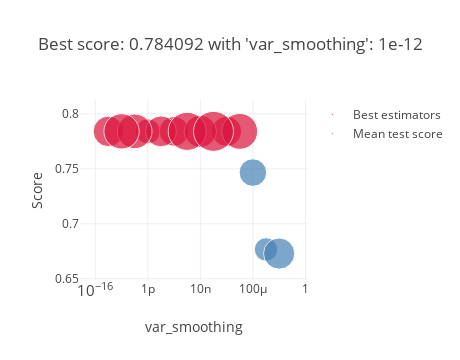

Write notebook code for a chart like this one.
### Markdown cell above
### After attribute selection

### Code cell
selector=SelectKBest(score_func=chi2,k=4)

# Entrainnement de la méthode
selector_fitted=selector.fit(X,y)

# Récuperation des variables sélectionnées
columns=X.columns[selector.get_support()]

grid_gnb=GridSearchCV(GNB, parameters, cv=5, verbose=1, n_jobs=-1)

grid_gnb.fit(X_train[columns], y_train)

plot_grid_search(grid_gnb)
table_grid_search(grid_gnb)

y_predict=grid_gnb.predict(X_valid[columns])

print(classification_report(y_valid,y_predict))

### Figure 1 — Plotly figure (JSON) as saved in the notebook; plotly's stock layout.template omitted (floating-point values rounded to 4 significant figures)
{"data": [{"marker": {"color": "SteelBlue", "size": [0.004583, 0.003316, 0.005887], "sizemin": 4, "sizemode": "area", "sizeref": 1.209e-05}, "mode": "markers", "name": "Mean test score", "showlegend": true, "text": ["'var_smoothing': 0.0001", "'var_smoothing': 0.001", "'var_smoothing': 0.01"], "type": "scatter", "x": [0.0001, 0.001, 0.01], "xaxis": "x", "y": [0.7466, 0.6767, 0.6729], "yaxis": "y"}, {"marker": {"color": "Crimson", "size": [0.003774, 0.005401, 0.005483, 0.005606, 0.005786, 0.006307, 0.007261, 0.007538, 0.007769, 0.008774, 0.009672], "sizemin": 4, "sizemode": "area", "sizeref": 1.209e-05}, "mode": "markers", "name": "Best estimators", "showlegend": true, "text": ["{'var_smoothing': 1e-12}", "{'var_smoothing': 1e-10}", "{'var_smoothing': 1e-06}", "{'var_smoothing': 1e-15}", "{'var_smoothing': 1e-11}", "{'var_smoothing': 1e-08}", "{'var_smoothing': 1e-13}", "{'var_smoothing': 1e-14}", "{'var_smoothing': 1e-05}", "{'var_smoothing': 1e-09}", "{'var_smoothing': 1e-07}"], "type": "scatter", "x": [1e-12, 1e-10, 1e-06, 1e-15, 1e-11, 1e-08, 1e-13, 1e-14, 1e-05, 1e-09, 1e-07], "xaxis": "x", "y": [0.7841, 0.7841, 0.7841, 0.7841, 0.7841, 0.7841, 0.7841, 0.7841, 0.7841, 0.7841, 0.7841], "yaxis": "y"}], "layout": {"height": 360, "hovermode": "closest", "legend": {"traceorder": "reversed"}, "title": {"text": "Best score: 0.784092 with 'var_smoothing': 1e-12"}, "width": 460, "xaxis": {"anchor": "y", "domain": [0, 1], "title": {"text": "var_smoothing"}, "type": "log"}, "yaxis": {"anchor": "x", "domain": [0, 1], "title": {"text": "Score"}}}}
